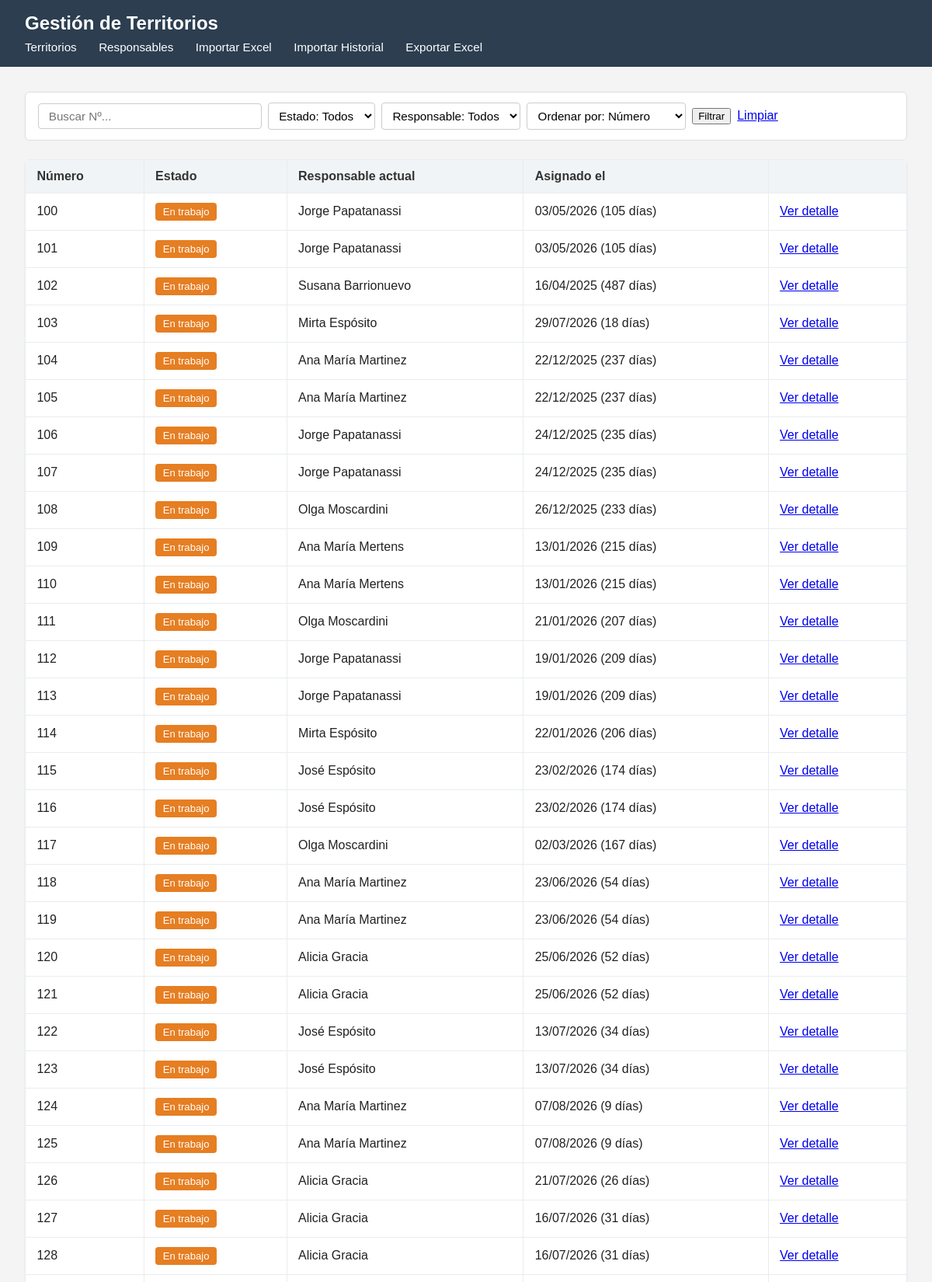
The page / (upper part) on the database its author committed.
### tables this page shows
CREATE TABLE asignaciones (
    id INTEGER PRIMARY KEY AUTOINCREMENT,
    territorio_id INTEGER NOT NULL,
    responsable_id INTEGER NOT NULL,
    fecha_asignado TEXT NOT NULL,      -- Formato ISO: YYYY-MM-DD HH:MM:SS
    fecha_finalizacion TEXT DEFAULT NULL,
    detalles TEXT,
    FOREIGN KEY (territorio_id) REFERENCES territorios(id),
    FOREIGN KEY (responsable_id) REFERENCES responsables(id)
);

CREATE TABLE territorios (
    id INTEGER PRIMARY KEY AUTOINCREMENT,
    numero TEXT NOT NULL UNIQUE,
    estado TEXT CHECK(estado IN ('Disponible', 'En trabajo')) DEFAULT 'Disponible'
);

CREATE TABLE responsables (
    id INTEGER PRIMARY KEY AUTOINCREMENT,
    nombre TEXT NOT NULL,
    activo INTEGER DEFAULT 1 -- 1: activo, 0: inactivo
, telefono TEXT DEFAULT NULL, email TEXT DEFAULT NULL, fecha_alta TEXT DEFAULT NULL);

### app.py (the view)
@app.route("/")
def index():
    q = request.args.get("q", "").strip()
    estado = request.args.get("estado", "").strip()
    responsable_id = request.args.get("responsable_id", "").strip()
    orden = request.args.get("orden", "numero")
    conn = get_connection()
    sql = """
        SELECT
            t.id,
            t.numero,
            t.estado,
            r.nombre AS responsable,
            a.fecha_asignado
        FROM territorios t
        LEFT JOIN asignaciones a
            ON a.territorio_id = t.id AND a.fecha_finalizacion IS NULL
        LEFT JOIN responsables r
            ON r.id = a.responsable_id
        WHERE t.numero LIKE ?
    """
    parametros = [f"%{q}%"]
    if estado in ("Disponible", "En trabajo"):
        sql += " AND t.estado = ?"
        parametros.append(estado)
    if responsable_id:
        sql += " AND a.responsable_id = ?"
        parametros.append(responsable_id)
    if orden == "antiguos":
        sql += " ORDER BY (a.fecha_asignado IS NULL), a.fecha_asignado ASC"
    elif orden == "recientes":
        sql += " ORDER BY (a.fecha_asignado IS NULL), a.fecha_asignado DESC"
    else:
        orden = "numero"  # normalizamos cualquier valor raro que venga por la URL
        sql += " ORDER BY CAST(t.numero AS INTEGER)"
    filas = conn.execute(sql, parametros).fetchall()
    responsables = conn.execute(
        "SELECT id, nombre FROM responsables ORDER BY activo DESC, nombre"
    ).fetchall()
    conn.close()
    ahora = datetime.now()
    territorios = []
    for fila in filas:
        t = dict(fila)
        if t["estado"] == "En trabajo" and t["fecha_asignado"]:
            fecha_dt = datetime.strptime(t["fecha_asignado"], "%Y-%m-%d %H:%M:%S")
            dias = (ahora - fecha_dt).days
            plural = "" if dias == 1 else "s"
            t["asignado_texto"] = f"{fecha_dt.strftime('%d/%m/%Y')} ({dias} día{plural})"
        else:
            t["asignado_texto"] = "—"
        territorios.append(t)
    return render_template(
        "index.html",
        territorios=territorios,
        q=q,
        estado=estado,
        responsable_id=responsable_id,
        orden=orden,
        responsables=responsables,
    )

### database.py (called while the page is built)
def get_connection():
    conn = sqlite3.connect(DATABASE)
    conn.row_factory = sqlite3.Row
    conn.execute("PRAGMA foreign_keys = ON")
    return conn

### templates/index.html (shortened to what this page needs)
{% extends "base.html" %}
{% block content %}
    <form method="GET" action="/" class="buscador">
        <input
            type="text"
            name="q"
            placeholder="Buscar Nº..."
            value="{{ q }}"
        >
        <select name="estado">
            <option value="" {% if not estado %}selected{% endif %}>Estado: Todos</option>
        </select>
        <select name="responsable_id">
            <option value="" {% if not responsable_id %}selected{% endif %}>Responsable: Todos</option>
        </select>
        <select name="orden">
            <option value="numero" {% if orden == 'numero' %}selected{% endif %}>Ordenar por: Número</option>
        </select>
        <button type="submit">Filtrar</button>
        <a href="/">Limpiar</a>
    </form>
    {% if territorios|length == 0 %}
        <p>No se encontraron territorios.</p>
    {% else %}
        <table class="tabla-territorios">
            <thead>
                <tr>
                    <th>Número</th>
                    <th>Estado</th>
                    <th>Responsable actual</th>
                    <th>Asignado el</th>
                    <th></th>
                </tr>
            </thead>
            <tbody>
                {% for t in territorios %}
                <tr>
                    <td>{{ t.numero }}</td>
                    <td>
                        <span class="badge {{ 'badge-en-trabajo' if t.estado == 'En trabajo' else 'badge-disponible' }}">
                            {{ t.estado }}
                        </span>
                    </td>
                    <td>{{ t.responsable or "—" }}</td>
                    <td>{{ t.asignado_texto }}</td>
                    <td>
                        <a href="{{ url_for('territorio_detalle', territorio_id=t.id) }}">Ver detalle</a>
                    </td>
                </tr>
                {% endfor %}
            </tbody>
        </table>
    {% endif %}
{% endblock %}

### static/css/style.css (style rules this page uses)
body { font-family: Arial, Helvetica, sans-serif; margin: 0; background-color: #f4f4f4; color: #222; }
.buscador { margin-bottom: 1.5rem; display: flex; align-items: center; gap: 0.5rem; flex-wrap: wrap; background-color: white; padding: 0.8rem 1rem; border-radius: 6px; border: 1px solid #ddd; }
.buscador select { padding: 0.45rem 0.6rem; font-size: 0.95rem; border: 1px solid #ccc; border-radius: 4px; background-color: #fff; }
.buscador input[type="text"] { padding: 0.45rem 0.8rem; font-size: 0.95rem; border: 1px solid #ccc; border-radius: 4px; width: 260px; }
table { border-collapse: collapse; width: 100%; background-color: white; border-radius: 6px; overflow: hidden; box-shadow: 0 1px 3px rgba(0,0,0,0.05); }
th, td { border: 1px solid #e9ecef; padding: 0.75rem 0.9rem; text-align: left; }
th { background-color: #f1f4f6; font-weight: 600; color: #333; }
.badge { display: inline-block; padding: 0.25rem 0.6rem; border-radius: 4px; font-size: 0.82rem; font-weight: 500; color: white; text-decoration: none; }
.badge-en-trabajo { background-color: #e67e22; }

### rows shown on the page
asignaciones: numero "100", estado "En trabajo", nombre "Jorge Papatanassi", asignado_texto "03/05/2026 (105 días)"
asignaciones: numero "101", estado "En trabajo", nombre "Jorge Papatanassi", asignado_texto "03/05/2026 (105 días)"
asignaciones: numero "102", estado "En trabajo", nombre "Susana Barrionuevo", asignado_texto "16/04/2025 (487 días)"
asignaciones: numero "103", estado "En trabajo", nombre "Mirta Espósito", asignado_texto "29/07/2026 (18 días)"
asignaciones: numero "104", estado "En trabajo", nombre "Ana María Martinez", asignado_texto "22/12/2025 (237 días)"
asignaciones: numero "105", estado "En trabajo", nombre "Ana María Martinez", asignado_texto "22/12/2025 (237 días)"
asignaciones: numero "106", estado "En trabajo", nombre "Jorge Papatanassi", asignado_texto "24/12/2025 (235 días)"
asignaciones: numero "107", estado "En trabajo", nombre "Jorge Papatanassi", asignado_texto "24/12/2025 (235 días)"
asignaciones: numero "108", estado "En trabajo", nombre "Olga Moscardini", asignado_texto "26/12/2025 (233 días)"
asignaciones: numero "109", estado "En trabajo", nombre "Ana María Mertens", asignado_texto "13/01/2026 (215 días)"
asignaciones: numero "110", estado "En trabajo", nombre "Ana María Mertens", asignado_texto "13/01/2026 (215 días)"
asignaciones: numero "111", estado "En trabajo", nombre "Olga Moscardini", asignado_texto "21/01/2026 (207 días)"
asignaciones: numero "112", estado "En trabajo", nombre "Jorge Papatanassi", asignado_texto "19/01/2026 (209 días)"
asignaciones: numero "113", estado "En trabajo", nombre "Jorge Papatanassi", asignado_texto "19/01/2026 (209 días)"
asignaciones: numero "114", estado "En trabajo", nombre "Mirta Espósito", asignado_texto "22/01/2026 (206 días)"
asignaciones: numero "115", estado "En trabajo", nombre "José Espósito", asignado_texto "23/02/2026 (174 días)"
asignaciones: numero "116", estado "En trabajo", nombre "José Espósito", asignado_texto "23/02/2026 (174 días)"
asignaciones: numero "117", estado "En trabajo", nombre "Olga Moscardini", asignado_texto "02/03/2026 (167 días)"
asignaciones: numero "118", estado "En trabajo", nombre "Ana María Martinez", asignado_texto "23/06/2026 (54 días)"
asignaciones: numero "119", estado "En trabajo", nombre "Ana María Martinez", asignado_texto "23/06/2026 (54 días)"
asignaciones: numero "120", estado "En trabajo", nombre "Alicia Gracia", asignado_texto "25/06/2026 (52 días)"
asignaciones: numero "121", estado "En trabajo", nombre "Alicia Gracia", asignado_texto "25/06/2026 (52 días)"
asignaciones: numero "122", estado "En trabajo", nombre "José Espósito", asignado_texto "13/07/2026 (34 días)"
asignaciones: numero "123", estado "En trabajo", nombre "José Espósito", asignado_texto "13/07/2026 (34 días)"
asignaciones: numero "124", estado "En trabajo", nombre "Ana María Martinez", asignado_texto "07/08/2026 (9 días)"
asignaciones: numero "125", estado "En trabajo", nombre "Ana María Martinez", asignado_texto "07/08/2026 (9 días)"
asignaciones: numero "126", estado "En trabajo", nombre "Alicia Gracia", asignado_texto "21/07/2026 (26 días)"
asignaciones: numero "127", estado "En trabajo", nombre "Alicia Gracia", asignado_texto "16/07/2026 (31 días)"
asignaciones: numero "128", estado "En trabajo", nombre "Alicia Gracia", asignado_texto "16/07/2026 (31 días)"
